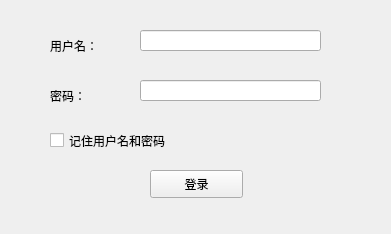
<?xml version="1.0" encoding="UTF-8"?>
<ui version="4.0">
 <class>rad_ditector</class>
 <widget class="QWidget" name="rad_ditector">
  <property name="geometry">
   <rect>
    <x>0</x>
    <y>0</y>
    <width>391</width>
    <height>234</height>
   </rect>
  </property>
  <property name="windowTitle">
   <string>Form</string>
  </property>
  <widget class="QLabel" name="label">
   <property name="geometry">
    <rect>
     <x>50</x>
     <y>30</y>
     <width>61</width>
     <height>31</height>
    </rect>
   </property>
   <property name="text">
    <string>用户名：</string>
   </property>
  </widget>
  <widget class="QLabel" name="label_2">
   <property name="geometry">
    <rect>
     <x>50</x>
     <y>80</y>
     <width>91</width>
     <height>31</height>
    </rect>
   </property>
   <property name="text">
    <string>密码：</string>
   </property>
  </widget>
  <widget class="QPushButton" name="pushButton">
   <property name="geometry">
    <rect>
     <x>150</x>
     <y>170</y>
     <width>93</width>
     <height>28</height>
    </rect>
   </property>
   <property name="text">
    <string>登录</string>
   </property>
  </widget>
  <widget class="QCheckBox" name="checkBox">
   <property name="geometry">
    <rect>
     <x>50</x>
     <y>130</y>
     <width>221</width>
     <height>21</height>
    </rect>
   </property>
   <property name="text">
    <string>记住用户名和密码</string>
   </property>
  </widget>
  <widget class="QLineEdit" name="lineEdit">
   <property name="geometry">
    <rect>
     <x>140</x>
     <y>30</y>
     <width>181</width>
     <height>21</height>
    </rect>
   </property>
  </widget>
  <widget class="QLineEdit" name="lineEdit_2">
   <property name="geometry">
    <rect>
     <x>140</x>
     <y>80</y>
     <width>181</width>
     <height>21</height>
    </rect>
   </property>
  </widget>
 </widget>
 <resources/>
 <connections/>
</ui>
